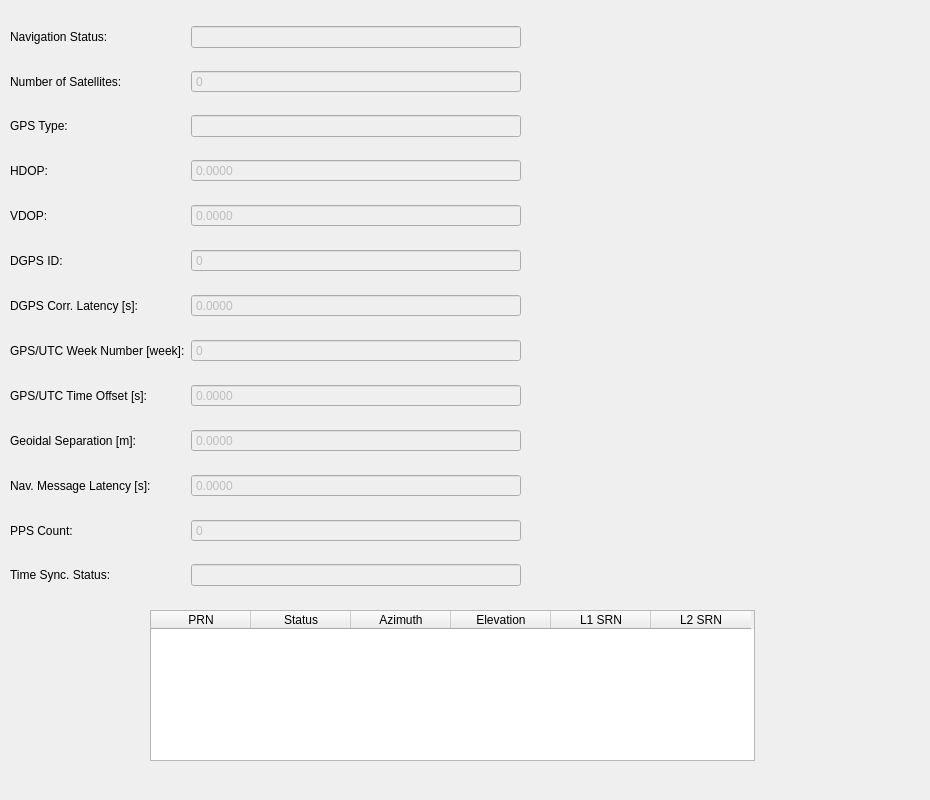
<?xml version="1.0" encoding="UTF-8"?>
<ui version="4.0">
 <class>PrimaryGPSStatusTab</class>
 <widget class="QWidget" name="PrimaryGPSStatusTab">
  <property name="geometry">
   <rect>
    <x>0</x>
    <y>0</y>
    <width>930</width>
    <height>800</height>
   </rect>
  </property>
  <property name="windowTitle">
   <string>Form</string>
  </property>
  <widget class="QWidget" name="gridLayoutWidget_2">
   <property name="geometry">
    <rect>
     <x>10</x>
     <y>10</y>
     <width>511</width>
     <height>596</height>
    </rect>
   </property>
   <layout class="QGridLayout" name="primaryGPSLayout">
    <item row="1" column="0">
     <widget class="QLabel" name="satPrimGPSLabel">
      <property name="text">
       <string>Number of Satellites:</string>
      </property>
     </widget>
    </item>
    <item row="0" column="0">
     <widget class="QLabel" name="navPrimGPSLabel">
      <property name="text">
       <string>Navigation Status:</string>
      </property>
     </widget>
    </item>
    <item row="1" column="1">
     <widget class="QSpinBox" name="satPrimGPSSpinBox">
      <property name="enabled">
       <bool>false</bool>
      </property>
      <property name="readOnly">
       <bool>true</bool>
      </property>
      <property name="buttonSymbols">
       <enum>QAbstractSpinBox::NoButtons</enum>
      </property>
      <property name="maximum">
       <number>1000000</number>
      </property>
     </widget>
    </item>
    <item row="2" column="0">
     <widget class="QLabel" name="primGPSTypelabel">
      <property name="text">
       <string>GPS Type:</string>
      </property>
     </widget>
    </item>
    <item row="9" column="0">
     <widget class="QLabel" name="geoidalPrimGPSLabel">
      <property name="text">
       <string>Geoidal Separation [m]:</string>
      </property>
     </widget>
    </item>
    <item row="9" column="1">
     <widget class="QDoubleSpinBox" name="geoidalPrimGPSSpinBox">
      <property name="enabled">
       <bool>false</bool>
      </property>
      <property name="readOnly">
       <bool>true</bool>
      </property>
      <property name="buttonSymbols">
       <enum>QAbstractSpinBox::NoButtons</enum>
      </property>
      <property name="decimals">
       <number>4</number>
      </property>
      <property name="minimum">
       <double>-1000000.000000000000000</double>
      </property>
      <property name="maximum">
       <double>1000000.000000000000000</double>
      </property>
     </widget>
    </item>
    <item row="12" column="0">
     <widget class="QLabel" name="timeStatusLabel">
      <property name="text">
       <string>Time Sync. Status:</string>
      </property>
     </widget>
    </item>
    <item row="3" column="0">
     <widget class="QLabel" name="label">
      <property name="text">
       <string>HDOP:</string>
      </property>
     </widget>
    </item>
    <item row="3" column="1">
     <widget class="QDoubleSpinBox" name="hdopSpinBox">
      <property name="enabled">
       <bool>false</bool>
      </property>
      <property name="readOnly">
       <bool>true</bool>
      </property>
      <property name="buttonSymbols">
       <enum>QAbstractSpinBox::NoButtons</enum>
      </property>
      <property name="decimals">
       <number>4</number>
      </property>
      <property name="minimum">
       <double>-1000000.000000000000000</double>
      </property>
      <property name="maximum">
       <double>1000000.000000000000000</double>
      </property>
     </widget>
    </item>
    <item row="4" column="0">
     <widget class="QLabel" name="label_2">
      <property name="text">
       <string>VDOP:</string>
      </property>
     </widget>
    </item>
    <item row="4" column="1">
     <widget class="QDoubleSpinBox" name="vdopSpinBox">
      <property name="enabled">
       <bool>false</bool>
      </property>
      <property name="readOnly">
       <bool>true</bool>
      </property>
      <property name="buttonSymbols">
       <enum>QAbstractSpinBox::NoButtons</enum>
      </property>
      <property name="decimals">
       <number>4</number>
      </property>
      <property name="minimum">
       <double>-1000000.000000000000000</double>
      </property>
      <property name="maximum">
       <double>1000000.000000000000000</double>
      </property>
     </widget>
    </item>
    <item row="6" column="0">
     <widget class="QLabel" name="label_3">
      <property name="text">
       <string>DGPS Corr. Latency [s]:</string>
      </property>
     </widget>
    </item>
    <item row="6" column="1">
     <widget class="QDoubleSpinBox" name="corrLatencySpinBox">
      <property name="enabled">
       <bool>false</bool>
      </property>
      <property name="readOnly">
       <bool>true</bool>
      </property>
      <property name="buttonSymbols">
       <enum>QAbstractSpinBox::NoButtons</enum>
      </property>
      <property name="decimals">
       <number>4</number>
      </property>
      <property name="minimum">
       <double>-1000000.000000000000000</double>
      </property>
      <property name="maximum">
       <double>1000000.000000000000000</double>
      </property>
     </widget>
    </item>
    <item row="7" column="0">
     <widget class="QLabel" name="label_4">
      <property name="text">
       <string>GPS/UTC Week Number [week]:</string>
      </property>
     </widget>
    </item>
    <item row="7" column="1">
     <widget class="QSpinBox" name="weekSpinBox">
      <property name="enabled">
       <bool>false</bool>
      </property>
      <property name="readOnly">
       <bool>true</bool>
      </property>
      <property name="buttonSymbols">
       <enum>QAbstractSpinBox::NoButtons</enum>
      </property>
     </widget>
    </item>
    <item row="8" column="0">
     <widget class="QLabel" name="label_5">
      <property name="text">
       <string>GPS/UTC Time Offset [s]:</string>
      </property>
     </widget>
    </item>
    <item row="8" column="1">
     <widget class="QDoubleSpinBox" name="offsetSpinBox">
      <property name="enabled">
       <bool>false</bool>
      </property>
      <property name="readOnly">
       <bool>true</bool>
      </property>
      <property name="buttonSymbols">
       <enum>QAbstractSpinBox::NoButtons</enum>
      </property>
      <property name="decimals">
       <number>4</number>
      </property>
      <property name="minimum">
       <double>-1000000.000000000000000</double>
      </property>
      <property name="maximum">
       <double>1000000.000000000000000</double>
      </property>
     </widget>
    </item>
    <item row="11" column="0">
     <widget class="QLabel" name="label_6">
      <property name="text">
       <string>PPS Count:</string>
      </property>
     </widget>
    </item>
    <item row="11" column="1">
     <widget class="QSpinBox" name="ppsSpinBox">
      <property name="enabled">
       <bool>false</bool>
      </property>
      <property name="readOnly">
       <bool>true</bool>
      </property>
      <property name="buttonSymbols">
       <enum>QAbstractSpinBox::NoButtons</enum>
      </property>
      <property name="minimum">
       <number>-1000000</number>
      </property>
      <property name="maximum">
       <number>1000000</number>
      </property>
     </widget>
    </item>
    <item row="5" column="0">
     <widget class="QLabel" name="label_7">
      <property name="text">
       <string>DGPS ID:</string>
      </property>
     </widget>
    </item>
    <item row="5" column="1">
     <widget class="QSpinBox" name="dgpsIDSpinBox">
      <property name="enabled">
       <bool>false</bool>
      </property>
      <property name="readOnly">
       <bool>true</bool>
      </property>
      <property name="buttonSymbols">
       <enum>QAbstractSpinBox::NoButtons</enum>
      </property>
      <property name="minimum">
       <number>-1000000</number>
      </property>
      <property name="maximum">
       <number>1000000</number>
      </property>
     </widget>
    </item>
    <item row="10" column="0">
     <widget class="QLabel" name="label_8">
      <property name="text">
       <string>Nav. Message Latency [s]:</string>
      </property>
     </widget>
    </item>
    <item row="10" column="1">
     <widget class="QDoubleSpinBox" name="navLatencySpinBox">
      <property name="enabled">
       <bool>false</bool>
      </property>
      <property name="readOnly">
       <bool>true</bool>
      </property>
      <property name="buttonSymbols">
       <enum>QAbstractSpinBox::NoButtons</enum>
      </property>
      <property name="decimals">
       <number>4</number>
      </property>
      <property name="minimum">
       <double>-1000000.000000000000000</double>
      </property>
      <property name="maximum">
       <double>1000000.000000000000000</double>
      </property>
     </widget>
    </item>
    <item row="0" column="1">
     <widget class="QLineEdit" name="navPrimGPSText">
      <property name="enabled">
       <bool>false</bool>
      </property>
      <property name="readOnly">
       <bool>true</bool>
      </property>
     </widget>
    </item>
    <item row="2" column="1">
     <widget class="QLineEdit" name="primGPSTypeText">
      <property name="enabled">
       <bool>false</bool>
      </property>
      <property name="readOnly">
       <bool>true</bool>
      </property>
     </widget>
    </item>
    <item row="12" column="1">
     <widget class="QLineEdit" name="timeStatusText">
      <property name="enabled">
       <bool>false</bool>
      </property>
      <property name="readOnly">
       <bool>true</bool>
      </property>
     </widget>
    </item>
   </layout>
  </widget>
  <widget class="QTableWidget" name="channelsTable">
   <property name="geometry">
    <rect>
     <x>150</x>
     <y>610</y>
     <width>605</width>
     <height>151</height>
    </rect>
   </property>
   <column>
    <property name="text">
     <string>PRN</string>
    </property>
   </column>
   <column>
    <property name="text">
     <string>Status</string>
    </property>
   </column>
   <column>
    <property name="text">
     <string>Azimuth</string>
    </property>
   </column>
   <column>
    <property name="text">
     <string>Elevation</string>
    </property>
   </column>
   <column>
    <property name="text">
     <string>L1 SRN</string>
    </property>
   </column>
   <column>
    <property name="text">
     <string>L2 SRN</string>
    </property>
   </column>
  </widget>
 </widget>
 <resources/>
 <connections/>
</ui>
